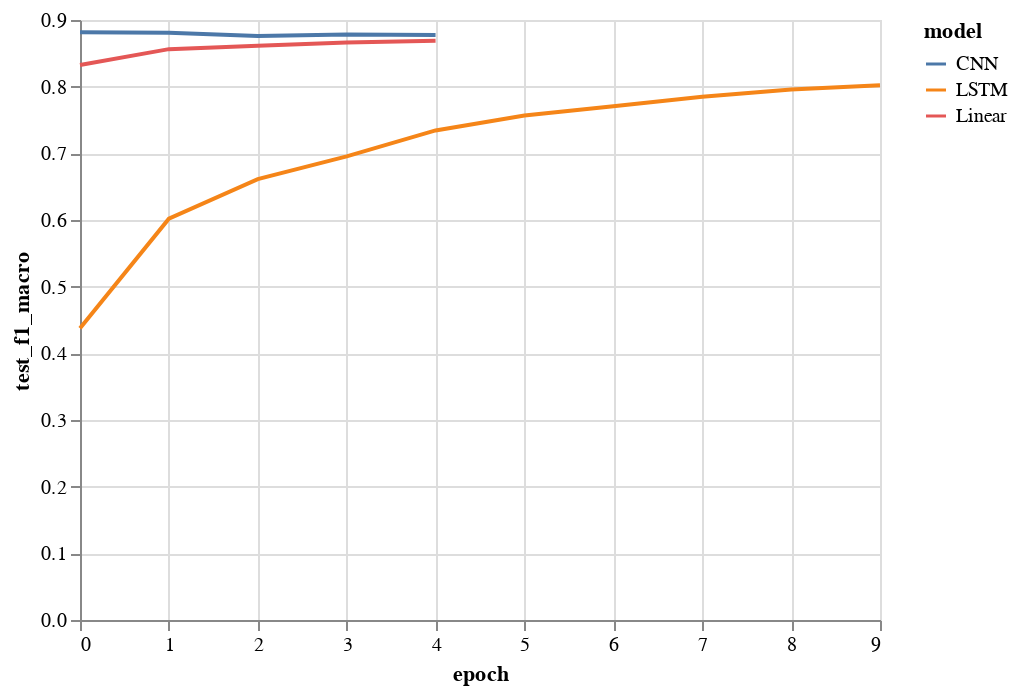

Write notebook code for a chart like this one.
### Code cell
alt.Chart(training_results).mark_line().encode(
    x="epoch:Q",
    y="test_f1_macro:Q",
    color="model"
)

### Figure 1 — Vega-Lite specification as saved in the notebook (floating-point values rounded to 4 significant figures)
{"config": {"view": {"continuousWidth": 400, "continuousHeight": 300}}, "data": {"name": "data-02451cbcd3f2c823e2d529eaaa89c30a"}, "mark": "line", "encoding": {"color": {"type": "nominal", "field": "model"}, "x": {"type": "quantitative", "field": "epoch"}, "y": {"type": "quantitative", "field": "test_f1_macro"}}, "$schema": "https://vega.github.io/schema/vega-lite/v4.8.1.json", "datasets": {"data-02451cbcd3f2c823e2d529eaaa89c30a": [{"epoch": 0, "train_loss": 0.5904, "train_acc": 0.5707, "train_f1_macro": 0.5703, "test_loss": 0.5117, "test_acc": 0.8314, "test_f1_macro": 0.8325, "model": "Linear"}, {"epoch": 1, "train_loss": 0.228, "train_acc": 0.8461, "train_f1_macro": 0.8455, "test_loss": 0.434, "test_acc": 0.8553, "test_f1_macro": 0.8563, "model": "Linear"}, {"epoch": 2, "train_loss": 0.1992, "train_acc": 0.8637, "train_f1_macro": 0.8631, "test_loss": 0.4083, "test_acc": 0.8605, "test_f1_macro": 0.8612, "model": "Linear"}, {"epoch": 3, "train_loss": 0.1877, "train_acc": 0.871, "train_f1_macro": 0.8704, "test_loss": 0.394, "test_acc": 0.8656, "test_f1_macro": 0.8662, "model": "Linear"}, {"epoch": 4, "train_loss": 0.1823, "train_acc": 0.8754, "train_f1_macro": 0.8749, "test_loss": 0.3863, "test_acc": 0.8683, "test_f1_macro": 0.8688, "model": "Linear"}, {"epoch": 0, "train_loss": 0.05635, "train_acc": 0.9245, "train_f1_macro": 0.9244, "test_loss": 0.4123, "test_acc": 0.8812, "test_f1_macro": 0.8818, "model": "CNN"}, {"epoch": 1, "train_loss": 0.06198, "train_acc": 0.9266, "train_f1_macro": 0.9265, "test_loss": 0.4278, "test_acc": 0.88, "test_f1_macro": 0.8809, "model": "CNN"}, {"epoch": 2, "train_loss": 0.06585, "train_acc": 0.929, "train_f1_macro": 0.9289, "test_loss": 0.4419, "test_acc": 0.8752, "test_f1_macro": 0.876, "model": "CNN"}, {"epoch": 3, "train_loss": 0.07219, "train_acc": 0.9288, "train_f1_macro": 0.9287, "test_loss": 0.4475, "test_acc": 0.8774, "test_f1_macro": 0.8783, "model": "CNN"}, {"epoch": 4, "train_loss": 0.07596, "train_acc": 0.9313, "train_f1_macro": 0.9312, "test_loss": 0.4636, "test_acc": 0.8767, "test_f1_macro": 0.8775, "model": "CNN"}, {"epoch": 0, "train_loss": 1.146, "train_acc": 0.1394, "train_f1_macro": 0.1322, "test_loss": 2.213, "test_acc": 0.4424, "test_f1_macro": 0.4376, "model": "LSTM"}, {"epoch": 1, "train_loss": 1.082, "train_acc": 0.2797, "train_f1_macro": 0.2761, "test_loss": 2.049, "test_acc": 0.6108, "test_f1_macro": 0.6019, "model": "LSTM"}, {"epoch": 2, "train_loss": 0.9839, "train_acc": 0.4211, "train_f1_macro": 0.4118, "test_loss": 1.797, "test_acc": 0.668, "test_f1_macro": 0.6612, "model": "LSTM"}, {"epoch": 3, "train_loss": 0.8468, "train_acc": 0.5327, "train_f1_macro": 0.5207, "test_loss": 1.455, "test_acc": 0.7004, "test_f1_macro": 0.6955, "model": "LSTM"}, {"epoch": 4, "train_loss": 0.686, "train_acc": 0.6133, "train_f1_macro": 0.6048, "test_loss": 1.135, "test_acc": 0.7356, "test_f1_macro": 0.7343, "model": "LSTM"}, {"epoch": 5, "train_loss": 0.573, "train_acc": 0.6637, "train_f1_macro": 0.6599, "test_loss": 0.9457, "test_acc": 0.7567, "test_f1_macro": 0.7568, "model": "LSTM"}, {"epoch": 6, "train_loss": 0.5026, "train_acc": 0.6957, "train_f1_macro": 0.6936, "test_loss": 0.8178, "test_acc": 0.7703, "test_f1_macro": 0.7707, "model": "LSTM"}, {"epoch": 7, "train_loss": 0.4532, "train_acc": 0.716, "train_f1_macro": 0.7147, "test_loss": 0.7339, "test_acc": 0.784, "test_f1_macro": 0.7849, "model": "LSTM"}, {"epoch": 8, "train_loss": 0.4214, "train_acc": 0.7319, "train_f1_macro": 0.7303, "test_loss": 0.683, "test_acc": 0.7951, "test_f1_macro": 0.7957, "model": "LSTM"}, {"epoch": 9, "train_loss": 0.3934, "train_acc": 0.7463, "train_f1_macro": 0.7447, "test_loss": 0.6395, "test_acc": 0.8011, "test_f1_macro": 0.802, "model": "LSTM"}]}}
